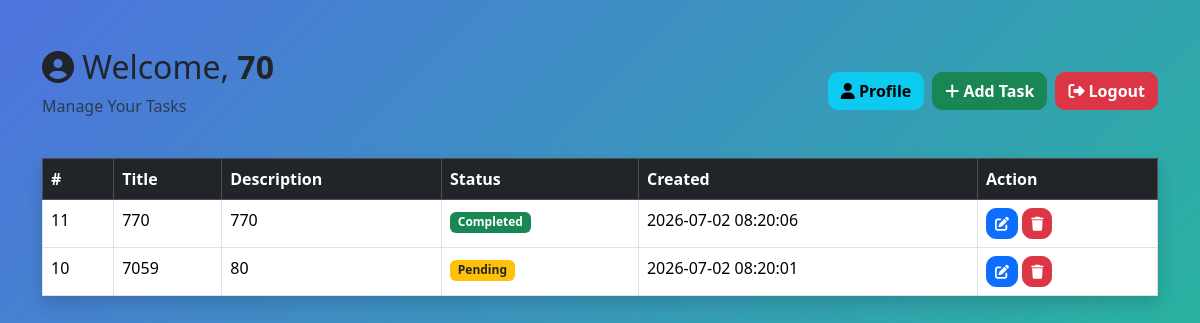
Page /user/dashboard.php (signed in) on the committed database.
### tables this page shows
CREATE TABLE `tasks` (
  `id` int(11) NOT NULL,
  `user_id` int(11) NOT NULL,
  `title` varchar(100) NOT NULL,
  `description` text DEFAULT NULL,
  `status` enum('Pending','Completed') DEFAULT 'Pending',
  `created_at` timestamp NOT NULL DEFAULT current_timestamp()
);

### classes/Task.php (called while the page is built, shortened)
<?php
class Task
{
    private $conn;
    public function __construct($db)
    {
        $this->conn = $db;
    }
    public function getTasksByUser($user_id)
    {
        $query = "SELECT * FROM tasks
                  WHERE user_id = :user_id
                  ORDER BY created_at DESC";
        $stmt = $this->conn->prepare($query);
        $stmt->bindParam(":user_id", $user_id);
        $stmt->execute();
        return $stmt->fetchAll(PDO::FETCH_ASSOC);
    }
}

### user/dashboard.php (the view, shortened to what this page needs)
<?php
require_once "../classes/Task.php";
$db = new Database();
$conn = $db->connect();
$task = new Task($conn);
$tasks = $task->getTasksByUser($_SESSION["id"]);
?>
<!DOCTYPE html>
<html lang="en">
<head>
    <link href="https://cdn.jsdelivr.net/npm/bootstrap@5.3.3/dist/css/bootstrap.min.css" rel="stylesheet">
    <link rel="stylesheet" href="https://cdnjs.cloudflare.com/ajax/libs/font-awesome/6.5.2/css/all.min.css">
    <link rel="stylesheet" href="../assets/style.css">
</head>
<body>
<div class="container mt-5">
    <div class="d-flex justify-content-between align-items-center mb-4">
        <div>
            <h2>
                <i class="fas fa-user-circle text-dark"></i>
                Welcome,
                <strong><?= $_SESSION["first_name"] ?></strong>
            </h2>
            <p class="text-muted">
                Manage Your Tasks
            </p>
        </div>
        <div class="d-flex gap-2">
            <a href="profile.php" class="btn btn-info">
                <i class="fas fa-user"></i>
                Profile
            </a>
            <a href="add_task.php" class="btn btn-success">
                <i class="fas fa-plus"></i>
                Add Task
            </a>
            <a href="../auth/logout.php" class="btn btn-danger">
                <i class="fas fa-sign-out-alt"></i>
                Logout
            </a>
        </div>
    </div>
    <table class="table table-bordered table-hover shadow">
        <thead class="table-dark">
            <tr>
                <th>#</th>
                <th>Title</th>
                <th>Description</th>
                <th>Status</th>
                <th>Created</th>
                <th width="180">Action</th>
            </tr>
        </thead>
        <tbody>
        <?php if(count($tasks) > 0): ?>
            <?php foreach($tasks as $task): ?>
                <tr>
                    <td><?= $task["id"] ?></td>
                    <td><?= htmlspecialchars($task["title"]) ?></td>
                    <td><?= htmlspecialchars($task["description"]) ?></td>
                    <td>
                        <?php if($task["status"] == "Pending"): ?>
                            <span class="badge bg-warning text-dark">
                                Pending
                            </span>
                        <?php else: ?>
                            <span class="badge bg-success">
                                Completed
                            </span>
                        <?php endif; ?>
                    </td>
                    <td><?= $task["created_at"] ?></td>
                    <td>
                        <a
                            href="edit_task.php?id=<?= $task["id"] ?>"
                            class="btn btn-primary btn-sm">
                            <i class="fas fa-edit"></i>
                        </a>
                        <a
                            href="delete_task.php?id=<?= $task["id"] ?>"
                            class="btn btn-danger btn-sm"
                            onclick="return confirm('Are you sure you want to delete this task?')">
                            <i class="fas fa-trash"></i>
                        </a>
                    </td>
                </tr>
            <?php endforeach; ?>
        <?php endif; ?>
        </tbody>
    </table>
</div>
</body>
</html>

### assets/style.css (style rules this page uses)
body { background: linear-gradient(135deg,#4e73df,#1cc88a); min-height:100vh; }
.btn { border-radius:10px; font-weight:bold; }
a { text-decoration:none; }

### rows in the picture
tasks: id "11", title "770", description "770", status "Completed", created_at "2026-07-02 08:20:06"
tasks: id "10", title "7059", description "80", status "Pending", created_at "2026-07-02 08:20:01"

### other values in the picture
$_SESSION["first_name"] "70"
